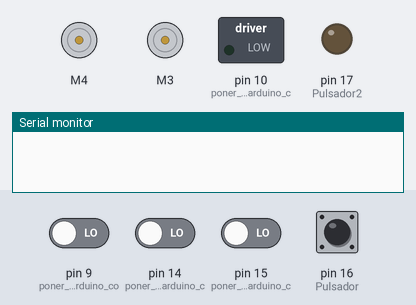
The sketch below on a simulated Arduino Uno, built with avr-gcc and run on an emulated ATmega328P. On the bench: 2 × DC motor (green arrow = forward, orange = backward, longer = faster), switched loads named in the sketch (green lamp = pin HIGH), output pins drawn as LEDs (lit = HIGH), the last lines printed to the serial monitor. Inputs (shaded band) come from the test bench; at power-on: pin 9 (poner_pin_9_de_arduino_co), pin 14 (poner_pin_A0_de_arduino_c), pin 15 (poner_pin_A1_de_arduino_c), pin 16 (Pulsador) LOW.

Above: at 1.2 s.
1.3 s: pin 16 (Pulsador) pulled HIGH for 0.15 s
At 4.2 s:
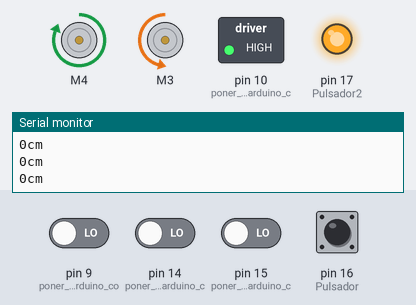
4.4 s: pin 16 (Pulsador) pulled HIGH for 1 s
At 8.2 s:
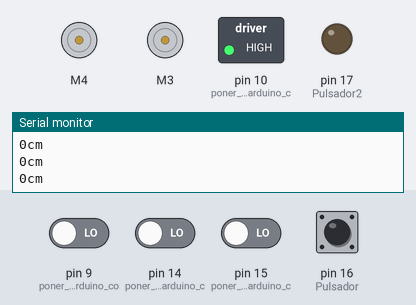
8.4 s: pin 9 (poner_pin_9_de_arduino_co) driven HIGH and pin 14 (poner_pin_A0_de_arduino_c) driven HIGH and pin 15 (poner_pin_A1_de_arduino_c) driven HIGH and pin 16 (Pulsador) driven HIGH
At 9.1 s:
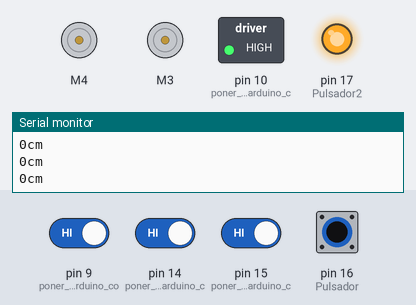
11.4 s: pin 16 (Pulsador) driven LOW
At 12.8 s:
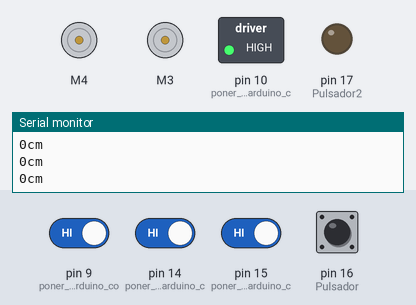
13.2 s: pin 16 (Pulsador) driven HIGH
At 14.7 s:
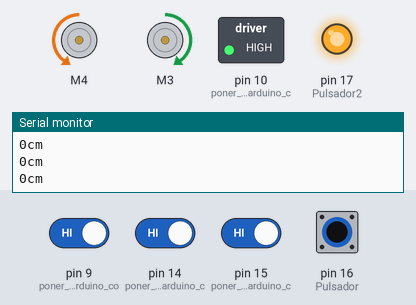
Timing chart, 0 to 17.2 s (numbered marks = the images above; inputs shaded):
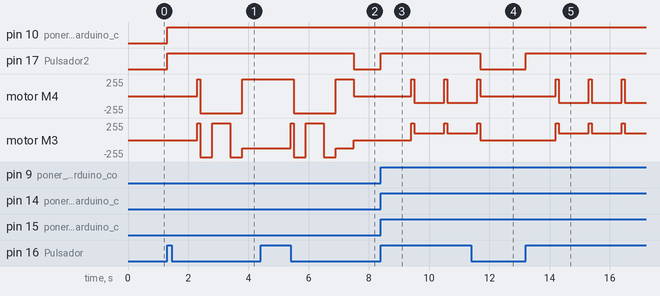

The sketch:

Codigo_Robot_Sumo_Competencia.ino
```cpp
//Codigo Final de minisumo
//Talent Land 2018 //Revisado 2025

#include <AFMotor.h> //libreria para controlador de motores
#define Pulsador 16 // Habilitar puerto 16 para modulo de arranque
#define Pulsador2 17 // Habilitar puerto 16 para sensor de arranque


long distancia; // variable sensor ultrasonico
long tiempo;    //variable sensor ultrasonico

int estadoAC = 0;

AF_DCMotor motor3(3);//habilitar salida motor 3
AF_DCMotor motor4(4);//habilitar salida motor 4

void setup()
{
  Serial.begin(9600);
  //configurar pines para sensor ultrasonico
   pinMode(10, OUTPUT); //poner pin 10 de arduino como salida
   pinMode(9, INPUT);   //poner pin 9 de arduino como entrada
  //configurar pines para sensores de linea
   pinMode( 14, INPUT); //poner pin A0 de arduino como entrada digital
   pinMode( 15, INPUT);//poner pin A1 de arduino como entrada digital
   pinMode(Pulsador, INPUT);
      pinMode(Pulsador2, OUTPUT);


}

void loop() {
     estadoAC = digitalRead (Pulsador);

    if (estadoAC == 1){
     digitalWrite(Pulsador2,HIGH);
     digitalWrite(10,LOW); // Por cuestión de estabilización del sensor
     delayMicroseconds(2);//esperar 5 microsegundos
     digitalWrite(10, HIGH); // envío del pulso para disparo del ultrasónico
     delayMicroseconds(4);//esperar 10 microsegundos
     tiempo=pulseIn(9, HIGH);//recibir el pulso del sensor y guardarlo en variable tiempo
     //distancia= int(0.017*tiempo);//convertir tiempo del pulso en distancia y convertirlo en cm
     distancia= int((tiempo/2)/29.154);


    if(distancia <= 14)//si el sensor ultrasonico detecta obstaculo de 15 cm o menos sigue hacia adelante
  {
       motor3.setSpeed(255); //motor 3 adelante
       motor3.run(FORWARD);  //motor 3 adelante
       motor4.setSpeed(255); //motor 4 adelanteo
       motor4.run(FORWARD);  //motor 4 adelante
     delay (100);//espera 3 segundos
        Serial.print(distancia);
        Serial.println("cm");
  }
       motor3.setSpeed(100); //motor 3 adelante
       motor3.run(FORWARD);  //motor 3 adelante
       motor4.setSpeed(100); //motor 3 adelante
       motor4.run(BACKWARD);  //motor 3 adelante
    // delay (3000);//espera 3 segundos

         Serial.print(distancia);
         Serial.println("cm");

    if((!digitalRead(14)))//si el sensor inferior derecha detecta
  {
    //instrucciones para que avance para atras
       motor3.setSpeed(255); //motor 3 atras
       motor3.run(BACKWARD); //motor 3 atras
       motor4.setSpeed(255); //motor 4 atras
       motor4.run(BACKWARD); //motor 4 atras
     delay (400);//espera 1 segundo
      //instrucciones para que gire a la izquierda
      motor3.setSpeed(255); //motor 3 adelante
      motor3.run(FORWARD);  //motor 3 adelante
      motor4.setSpeed(255); //motor 4 atras
      motor4.run(BACKWARD); //motor 4 atras
     delay (600);//espera 1 segundo
          Serial.print(distancia);
             Serial.println("cm");
  }

  if((!digitalRead(15)))//si el sensor inferior izquierda detecta
  {
     //instrucciones para que avance para atras
       motor3.setSpeed(255); //motor 3 atras
       motor3.run(BACKWARD); //motor 3 atras
       motor4.setSpeed(255); //motor 4 atras
       motor4.run(BACKWARD); //motor 4 atras
     delay (400);//espera 1 segundo
      //instrucciones para que gire a la derecha
      motor4.setSpeed(255); //motor 4 adelante
      motor4.run(FORWARD);  //motor 4 adelante
      motor3.setSpeed(123); //motor 3 atras
      motor3.run(BACKWARD); //motor 3 atras
    delay (600);//espera 1 segundo
          Serial.print(distancia);
             Serial.println("cm");
  }

  }else{
  if (estadoAC == 0){
     digitalWrite(Pulsador2,LOW);
      motor4.setSpeed(0); //STOP
      motor4.run(RELEASE); //STOP
      motor3.setSpeed(0); //STOP
      motor3.run(RELEASE); //STOP
     }
  }
}
```

Measured:
- after the input at 1.3 s, pin 10 (poner_pin_10_de_arduino_c), pin 17 (Pulsador2): LOW → HIGH at once
- after the input at 4.4 s, pin 17 (Pulsador2): HIGH → LOW after 3.1 s instead of 0.00 s; motor M4: forward 255/255 → backward 255/255 after 1.1 s, → forward 255/255 1.4 s later, → stopped 0.60 s later
- after the input at 8.4 s, pin 17 (Pulsador2): LOW → HIGH at once; motor M4: alternates forward 255/255 for 0.10 s and backward 100/255 for 1.0 s, starting after 1.0 s; motor M3: alternates forward 255/255 for 0.10 s and forward 100/255 for 1.0 s, starting after 1.0 s
- after the input at 11.4 s, pin 17 (Pulsador2): HIGH → LOW after 0.30 s
- after the input at 13.2 s, pin 17 (Pulsador2): LOW → HIGH at once; motor M4: alternates forward 255/255 for 0.10 s and backward 100/255 for 1.0 s, starting after 1.0 s; motor M3: alternates forward 255/255 for 0.10 s and forward 100/255 for 1.0 s, starting after 1.0 s
